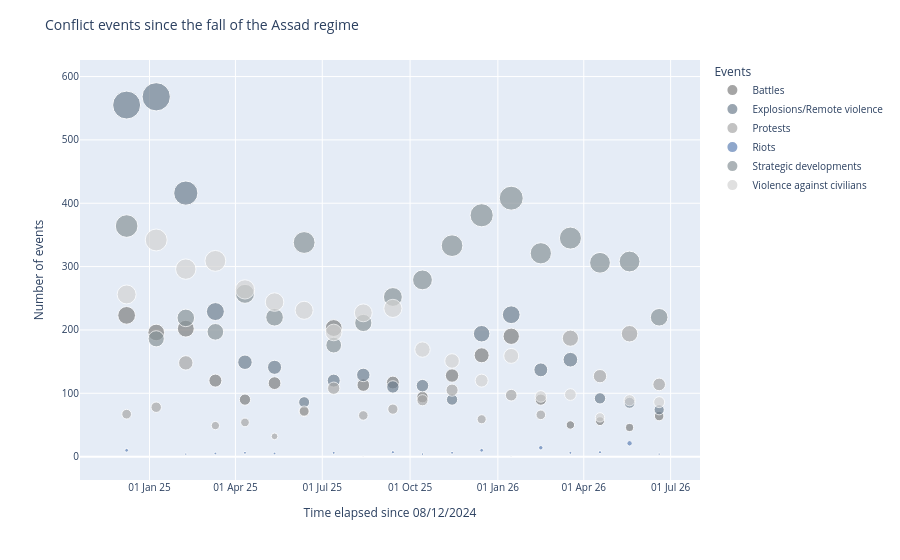

Notebook code cell kept with this figure:
### Code cell
bubble_events.update_layout(
    title = 'Conflict events since the fall of the Assad regime',
    legend_title_text = "Events",    
    xaxis_tickformat = '%d %b %y',
    xaxis=dict(nticks=8),
    title_font_size=14,
    font_size=10,
)

### Figure 1 — Plotly figure (JSON) as saved in the notebook; plotly's stock layout.template omitted (floating-point values rounded to 4 significant figures)
{"data": [{"hovertemplate": "<b>%{hovertext}</b><br><br>event_type=Battles<br>Time elapsed since 08/12/2024=%{x}<br>Number of events=%{marker.size}<extra></extra>", "hovertext": ["Battles", "Battles", "Battles", "Battles", "Battles", "Battles", "Battles", "Battles", "Battles", "Battles", "Battles", "Battles", "Battles", "Battles", "Battles", "Battles", "Battles", "Battles", "Battles"], "legendgroup": "Battles", "marker": {"color": "#808080", "size": [223, 196, 202, 120, 90, 116, 71, 203, 113, 117, 94, 128, 160, 190, 90, 50, 56, 46, 64], "sizemode": "area", "sizeref": 1.42, "symbol": "circle"}, "mode": "markers", "name": "Battles", "orientation": "v", "showlegend": true, "type": "scatter", "x": ["2024-12-08", "2025-01-08", "2025-02-08", "2025-03-11", "2025-04-11", "2025-05-12", "2025-06-12", "2025-07-13", "2025-08-13", "2025-09-13", "2025-10-14", "2025-11-14", "2025-12-15", "2026-01-15", "2026-02-15", "2026-03-18", "2026-04-18", "2026-05-19", "2026-06-19"], "xaxis": "x", "y": [223, 196, 202, 120, 90, 116, 71, 203, 113, 117, 94, 128, 160, 190, 90, 50, 56, 46, 64], "yaxis": "y"}, {"hovertemplate": "<b>%{hovertext}</b><br><br>event_type=Explosions/Remote violence<br>Time elapsed since 08/12/2024=%{x}<br>Number of events=%{marker.size}<extra></extra>", "hovertext": ["Explosions/Remote violence", "Explosions/Remote violence", "Explosions/Remote violence", "Explosions/Remote violence", "Explosions/Remote violence", "Explosions/Remote violence", "Explosions/Remote violence", "Explosions/Remote violence", "Explosions/Remote violence", "Explosions/Remote violence", "Explosions/Remote violence", "Explosions/Remote violence", "Explosions/Remote violence", "Explosions/Remote violence", "Explosions/Remote violence", "Explosions/Remote violence", "Explosions/Remote violence", "Explosions/Remote violence", "Explosions/Remote violence"], "legendgroup": "Explosions/Remote violence", "marker": {"color": "#708090", "size": [555, 568, 416, 229, 149, 141, 86, 120, 129, 110, 112, 90, 194, 224, 137, 153, 92, 85, 74], "sizemode": "area", "sizeref": 1.42, "symbol": "circle"}, "mode": "markers", "name": "Explosions/Remote violence", "orientation": "v", "showlegend": true, "type": "scatter", "x": ["2024-12-08", "2025-01-08", "2025-02-08", "2025-03-11", "2025-04-11", "2025-05-12", "2025-06-12", "2025-07-13", "2025-08-13", "2025-09-13", "2025-10-14", "2025-11-14", "2025-12-15", "2026-01-15", "2026-02-15", "2026-03-18", "2026-04-18", "2026-05-19", "2026-06-19"], "xaxis": "x", "y": [555, 568, 416, 229, 149, 141, 86, 120, 129, 110, 112, 90, 194, 224, 137, 153, 92, 85, 74], "yaxis": "y"}, {"hovertemplate": "<b>%{hovertext}</b><br><br>event_type=Protests<br>Time elapsed since 08/12/2024=%{x}<br>Number of events=%{marker.size}<extra></extra>", "hovertext": ["Protests", "Protests", "Protests", "Protests", "Protests", "Protests", "Protests", "Protests", "Protests", "Protests", "Protests", "Protests", "Protests", "Protests", "Protests", "Protests", "Protests", "Protests", "Protests"], "legendgroup": "Protests", "marker": {"color": "#A9A9A9", "size": [67, 78, 148, 49, 54, 32, 72, 108, 65, 75, 89, 105, 59, 97, 66, 187, 127, 194, 114], "sizemode": "area", "sizeref": 1.42, "symbol": "circle"}, "mode": "markers", "name": "Protests", "orientation": "v", "showlegend": true, "type": "scatter", "x": ["2024-12-08", "2025-01-08", "2025-02-08", "2025-03-11", "2025-04-11", "2025-05-12", "2025-06-12", "2025-07-13", "2025-08-13", "2025-09-13", "2025-10-14", "2025-11-14", "2025-12-15", "2026-01-15", "2026-02-15", "2026-03-18", "2026-04-18", "2026-05-19", "2026-06-19"], "xaxis": "x", "y": [67, 78, 148, 49, 54, 32, 72, 108, 65, 75, 89, 105, 59, 97, 66, 187, 127, 194, 114], "yaxis": "y"}, {"hovertemplate": "<b>%{hovertext}</b><br><br>event_type=Riots<br>Time elapsed since 08/12/2024=%{x}<br>Number of events=%{marker.size}<extra></extra>", "hovertext": ["Riots", "Riots", "Riots", "Riots", "Riots", "Riots", "Riots", "Riots", "Riots", "Riots", "Riots", "Riots", "Riots", "Riots", "Riots", "Riots", "Riots"], "legendgroup": "Riots", "marker": {"color": "#6082B6", "size": [10, 4, 5, 6, 5, 6, 1, 7, 4, 6, 10, 1, 14, 6, 7, 21, 4], "sizemode": "area", "sizeref": 1.42, "symbol": "circle"}, "mode": "markers", "name": "Riots", "orientation": "v", "showlegend": true, "type": "scatter", "x": ["2024-12-08", "2025-02-08", "2025-03-11", "2025-04-11", "2025-05-12", "2025-07-13", "2025-08-13", "2025-09-13", "2025-10-14", "2025-11-14", "2025-12-15", "2026-01-15", "2026-02-15", "2026-03-18", "2026-04-18", "2026-05-19", "2026-06-19"], "xaxis": "x", "y": [10, 4, 5, 6, 5, 6, 1, 7, 4, 6, 10, 1, 14, 6, 7, 21, 4], "yaxis": "y"}, {"hovertemplate": "<b>%{hovertext}</b><br><br>event_type=Strategic developments<br>Time elapsed since 08/12/2024=%{x}<br>Number of events=%{marker.size}<extra></extra>", "hovertext": ["Strategic developments", "Strategic developments", "Strategic developments", "Strategic developments", "Strategic developments", "Strategic developments", "Strategic developments", "Strategic developments", "Strategic developments", "Strategic developments", "Strategic developments", "Strategic developments", "Strategic developments", "Strategic developments", "Strategic developments", "Strategic developments", "Strategic developments", "Strategic developments", "Strategic developments"], "legendgroup": "Strategic developments", "marker": {"color": "#899499", "size": [364, 186, 219, 197, 257, 220, 338, 176, 211, 252, 279, 333, 381, 408, 321, 345, 306, 308, 220], "sizemode": "area", "sizeref": 1.42, "symbol": "circle"}, "mode": "markers", "name": "Strategic developments", "orientation": "v", "showlegend": true, "type": "scatter", "x": ["2024-12-08", "2025-01-08", "2025-02-08", "2025-03-11", "2025-04-11", "2025-05-12", "2025-06-12", "2025-07-13", "2025-08-13", "2025-09-13", "2025-10-14", "2025-11-14", "2025-12-15", "2026-01-15", "2026-02-15", "2026-03-18", "2026-04-18", "2026-05-19", "2026-06-19"], "xaxis": "x", "y": [364, 186, 219, 197, 257, 220, 338, 176, 211, 252, 279, 333, 381, 408, 321, 345, 306, 308, 220], "yaxis": "y"}, {"hovertemplate": "<b>%{hovertext}</b><br><br>event_type=Violence against civilians<br>Time elapsed since 08/12/2024=%{x}<br>Number of events=%{marker.size}<extra></extra>", "hovertext": ["Violence against civilians", "Violence against civilians", "Violence against civilians", "Violence against civilians", "Violence against civilians", "Violence against civilians", "Violence against civilians", "Violence against civilians", "Violence against civilians", "Violence against civilians", "Violence against civilians", "Violence against civilians", "Violence against civilians", "Violence against civilians", "Violence against civilians", "Violence against civilians", "Violence against civilians", "Violence against civilians", "Violence against civilians"], "legendgroup": "Violence against civilians", "marker": {"color": "#D3D3D3", "size": [256, 342, 296, 309, 264, 244, 231, 196, 227, 234, 169, 151, 120, 159, 95, 98, 62, 89, 86], "sizemode": "area", "sizeref": 1.42, "symbol": "circle"}, "mode": "markers", "name": "Violence against civilians", "orientation": "v", "showlegend": true, "type": "scatter", "x": ["2024-12-08", "2025-01-08", "2025-02-08", "2025-03-11", "2025-04-11", "2025-05-12", "2025-06-12", "2025-07-13", "2025-08-13", "2025-09-13", "2025-10-14", "2025-11-14", "2025-12-15", "2026-01-15", "2026-02-15", "2026-03-18", "2026-04-18", "2026-05-19", "2026-06-19"], "xaxis": "x", "y": [256, 342, 296, 309, 264, 244, 231, 196, 227, 234, 169, 151, 120, 159, 95, 98, 62, 89, 86], "yaxis": "y"}], "layout": {"font": {"size": 10}, "legend": {"itemsizing": "constant", "title": {"text": "Events"}, "tracegroupgap": 0}, "margin": {"t": 60}, "title": {"text": "Conflict events since the fall of the Assad regime"}, "xaxis": {"anchor": "y", "domain": [0, 1], "nticks": 8, "tickformat": "%d %b %y", "title": {"text": "Time elapsed since 08/12/2024"}}, "yaxis": {"anchor": "x", "domain": [0, 1], "title": {"text": "Number of events"}}}}
